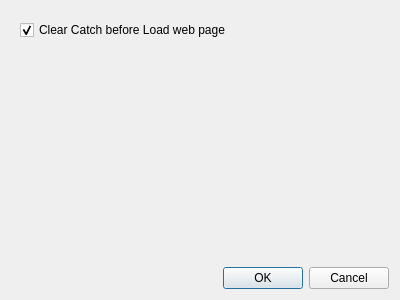
<?xml version="1.0" encoding="UTF-8"?>
<ui version="4.0">
 <class>DlgConfig</class>
 <widget class="QDialog" name="DlgConfig">
  <property name="geometry">
   <rect>
    <x>0</x>
    <y>0</y>
    <width>400</width>
    <height>300</height>
   </rect>
  </property>
  <property name="windowTitle">
   <string>Setting</string>
  </property>
  <property name="windowIcon">
   <iconset resource="../WebLoad.qrc">
    <normaloff>:/webload</normaloff>:/webload</iconset>
  </property>
  <layout class="QVBoxLayout" name="verticalLayout">
   <item>
    <widget class="QWidget" name="widget" native="true">
     <layout class="QVBoxLayout" name="verticalLayout_2">
      <item>
       <widget class="QCheckBox" name="cbClearCatch">
        <property name="text">
         <string>Clear Catch before Load web page</string>
        </property>
        <property name="checked">
         <bool>true</bool>
        </property>
       </widget>
      </item>
     </layout>
    </widget>
   </item>
   <item>
    <spacer name="verticalSpacer">
     <property name="orientation">
      <enum>Qt::Vertical</enum>
     </property>
     <property name="sizeHint" stdset="0">
      <size>
       <width>20</width>
       <height>40</height>
      </size>
     </property>
    </spacer>
   </item>
   <item>
    <widget class="QDialogButtonBox" name="buttonBox">
     <property name="orientation">
      <enum>Qt::Horizontal</enum>
     </property>
     <property name="standardButtons">
      <set>QDialogButtonBox::Cancel|QDialogButtonBox::Ok</set>
     </property>
    </widget>
   </item>
  </layout>
 </widget>
 <resources>
  <include location="../WebLoad.qrc"/>
 </resources>
 <connections>
  <connection>
   <sender>buttonBox</sender>
   <signal>accepted()</signal>
   <receiver>DlgConfig</receiver>
   <slot>accept()</slot>
   <hints>
    <hint type="sourcelabel">
     <x>248</x>
     <y>254</y>
    </hint>
    <hint type="destinationlabel">
     <x>157</x>
     <y>274</y>
    </hint>
   </hints>
  </connection>
  <connection>
   <sender>buttonBox</sender>
   <signal>rejected()</signal>
   <receiver>DlgConfig</receiver>
   <slot>reject()</slot>
   <hints>
    <hint type="sourcelabel">
     <x>316</x>
     <y>260</y>
    </hint>
    <hint type="destinationlabel">
     <x>286</x>
     <y>274</y>
    </hint>
   </hints>
  </connection>
 </connections>
</ui>
